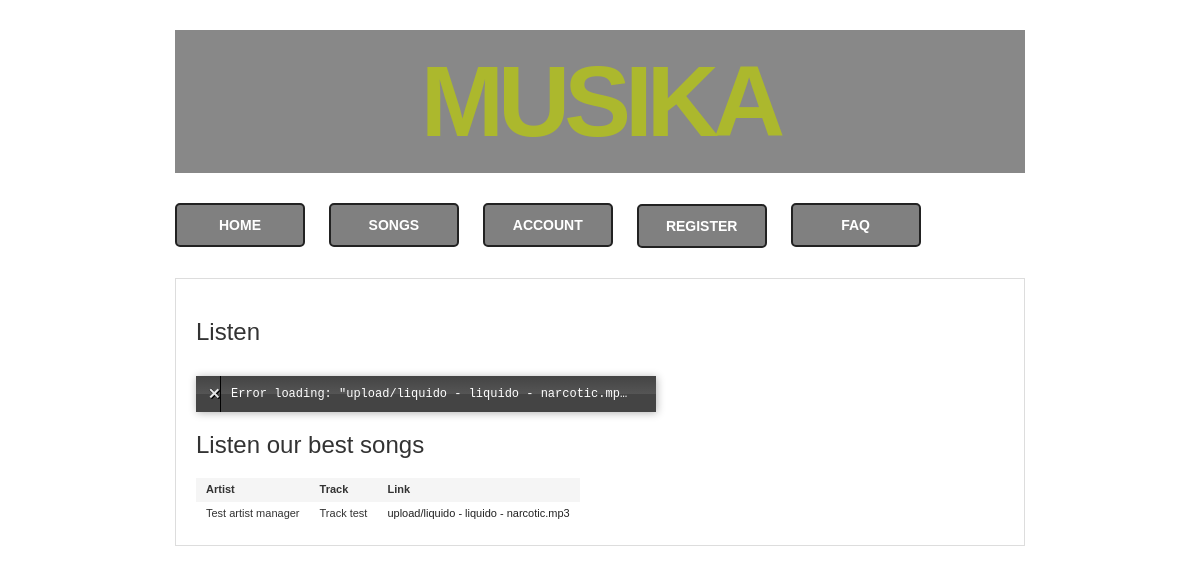
/songs, run on an earlier commit of the app's database.
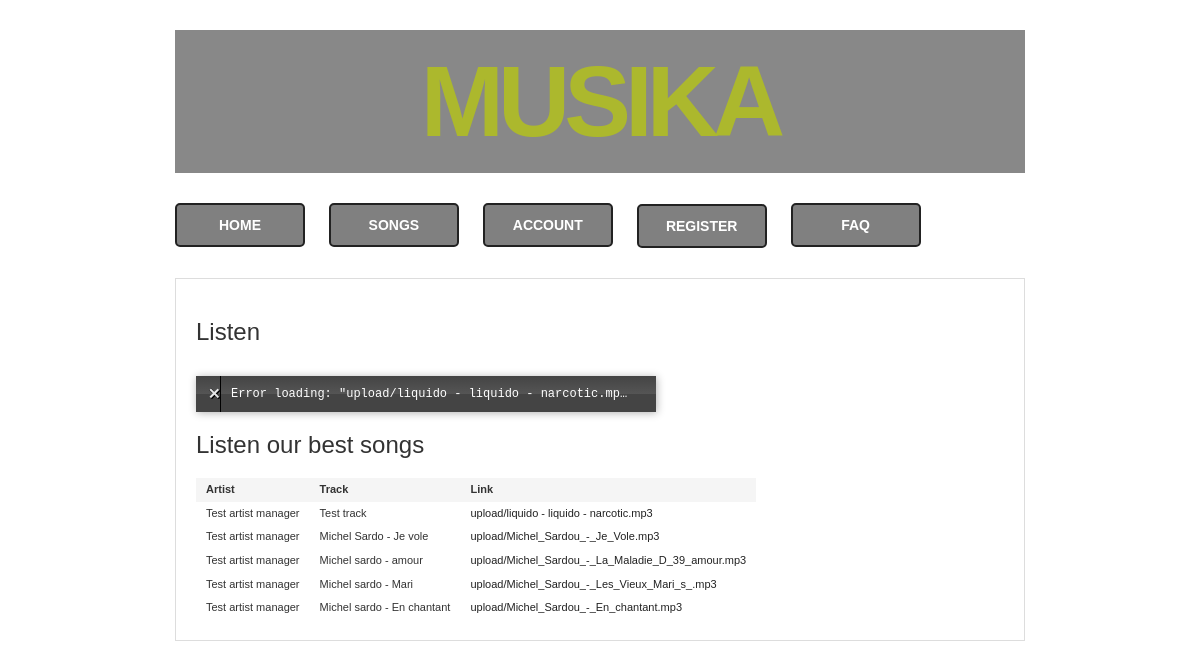
And on a later commit of the database.
### tables this page shows
CREATE TABLE IF NOT EXISTS `song` (
`id` int(11) NOT NULL,
  `userid` int(11) NOT NULL,
  `artist` text NOT NULL,
  `track` text NOT NULL,
  `link` text
);

### application/core/controller.php (called while the page is built, shortened)
<?php
class Controller
{
    function __construct()
    {
        $this->childController = strtolower(get_called_class());
    }
    private function openDatabaseConnection()
    {
        $options = array(\PDO::ATTR_DEFAULT_FETCH_MODE => \PDO::FETCH_OBJ, \PDO::ATTR_ERRMODE => \PDO::ERRMODE_WARNING);
        $this->db = new \PDO(DB_TYPE . ':host=' . DB_HOST . ';dbname=' . DB_NAME . ';charset=' . DB_CHARSET, DB_USER, DB_PASS, $options);
    }
    public function loadView()
    {
        $this->view = new View();
    }
}

### application/core/model.php (called while the page is built, shortened)
<?php
class Model
{
    function __construct($db)
    {
        try {
            $this->db = $db;
        } catch (PDOException $e) {
            exit('Database connection could not be established.');
        }
    }
    public function getAll($table, $cols=null, $userid = null)
    {
        if(is_array($cols)){
            $strcols =  implode(",", $cols);
            $sql = "SELECT {$strcols} FROM {$table}";
        }elseif(!is_array($cols) && $cols!= null){
            $sql = "SELECT {$cols} FROM {$table}";
        }else{
            $sql = "SELECT  *  FROM {$table}";
        }
        if($userid != null){
            $sql .= " WHERE userid = :userid ";
            $parameters = array(':userid' => $userid);
            $query = $this->db->prepare($sql);
            $query->execute($parameters);
        }else{
            $query = $this->db->prepare($sql);
            $query->execute();
        }
        return $query->fetchAll();
    }
}

### application/model/Song.php (called while the page is built, shortened)
<?php
class Song extends model {
    public function getAllSongs($userid = null){
        $songs = $this->getAll('song', array('id','userid' ,'artist', 'track', 'link'), $userid);
        return $songs;
    }
}

### application/controller/SongsController.php (called while the page is built, shortened)
<?php
class Songs extends Controller
{
    public function index()
    {
        $this->view->title = "Songs";
        $songModel = new Song($this->db);
        $this->view->songs = $songModel->getAllSongs();
        $this->view->amount_of_songs = $songModel->getAmountOfSong();
        $this->view->render('index.php');
    }
}

### public/index.php (called while the page is built, shortened)
<?php
$app = new Application();

### application/view/songs/index.php (the view, shortened to what this page needs)
<div class="container"   style=" width: 850px; margin: 30px auto">
    <div class="row">
        <div class="col-sm-12">
            <?php if(!empty($songs)){?>
            <h3>Listen</h3>
            <div>
                <br>
            </div>
            <?php }?>
        </div>
        <div class="col-sm-12">
            <h3>Listen our best songs</h3>
            <table>
                <thead style="background-color: #ddd; font-weight: bold;">
                <tr>
                    <td>Artist</td>
                    <td>Track</td>
                    <td>Link</td>
                </tr>
                </thead>
                <tbody>
                <?php if(!empty($songs)){?>
                    <?php foreach ($songs as $song) { ?>
                        <tr>
                            <td><?php if (isset($song->artist)) echo htmlspecialchars($song->artist, ENT_QUOTES, 'UTF-8'); ?></td>
                            <td><?php if (isset($song->track)) echo htmlspecialchars($song->track, ENT_QUOTES, 'UTF-8'); ?></td>
                            <td class="mangeplay">
                                <?php if (isset($song->link)) { ?>
                                    <a href="#" data-src="<?php echo htmlspecialchars($song->link, ENT_QUOTES, 'UTF-8'); ?>"><?php echo htmlspecialchars($song->link, ENT_QUOTES, 'UTF-8'); ?></a>
                                <?php } ?>
                            </td>
                        </tr>
                    <?php } ?>
                <?php } else {?>
                <?php }?>
                </tbody>
            </table>
        </div>
    </div>
</div>

### application/core/application.php (shortened to what this page needs)
<?php
class Application
{
    private $url_controller = null;
    private $url_action = null;
    private $url_params = array();
    public function __construct()
    {
        if (!$this->url_controller) {
            require APP . 'controller/HomeController.php';
            $page = new \Home();
            $page->index();
        } elseif (file_exists(APP . 'controller/' . ucfirst(strtolower($this->url_controller)) . 'Controller.php')) {
            require APP . 'controller/' . ucfirst(strtolower($this->url_controller)) . 'Controller.php';
            $this->url_controller = new $this->url_controller();
            if (method_exists($this->url_controller, $this->url_action)) {
                if (!empty($this->url_params)) {
                    call_user_func_array(array($this->url_controller, $this->url_action), $this->url_params);
                } else {
                    $this->url_controller->{$this->url_action}();
                }
            } else {
                if (strlen($this->url_action) == 0) {
                    $this->url_controller->index();
                }
                else {
                    header('location: ' . URL . 'error');
                }
            }
        } else {
            header('location: ' . URL . 'error');
        }
    }
    private function splitUrl()
    {
        if (isset($_GET['url'])) {
            $url = trim($_GET['url'], '/');
            $url = filter_var($url, FILTER_SANITIZE_URL);
            $url = explode('/', $url);
            $this->url_controller = isset($url[0]) ? $url[0] : null;
            $this->url_action = isset($url[1]) ? $url[1] : null;
            unset($url[0], $url[1]);
            $this->url_params = array_values($url);
        }
    }
}

### application/core/view.php (shortened to what this page needs)
<?php
class View {
    private $variables = array();
    private $template_dir = null;
    public function __set($name, $value)
    {
        $this->variables[$name] = $value;
    }
    public function render($file, $id = null)
    {
        echo $this->fetch($file, $id);
    }
    public function fetch($template_file, $id = null)
    {
        if (!empty($this->template_dir))
        {
            $template_file = realpath($this->template_dir) . '/' . $template_file;
        }
        $output = $this->getOutput($template_file);
        return isset($output) ? $output : false;
    }
    public function getOutput( $template_file )
    {
        extract( $this->variables );
        if (file_exists($template_file))
        {
            require APP . 'view/_templates/header.php';
            include($template_file);
            require APP . 'view/_templates/footer.php';
            $output = ob_get_contents();
        }
        else
        {
            throw new \Exception("The template file '$template_file' does not exist");
        }
        return !empty($output) ? $output : false;
    }
    public function setTemplateDir($dir)
    {
        $template_dir = realpath($dir);
        if (is_dir($template_dir))
        {
            $this->template_dir = $template_dir;
        }
        else
        {
            throw new \Exception("The template directory '$dir' does not exist");
        }
    }
}

### application/view/_templates/header.php (shortened to what this page needs)
<!DOCTYPE html>
<html lang="en" class="no-js">
<head>
    <link href="<?php echo URL; ?>css/bootstrap.css" rel="stylesheet">
    <link href="<?php echo URL; ?>css/style.css" rel="stylesheet">
</head>
<body>
   <div class="logo" align="center" style=" width: 850px;
                                            margin: 30px auto;
                                           background-color: #888888;
                                           color: #acb82d;
                                           font-family: Helvetica">
        MUSIKA <br>
   </div>
    <div class="navigation" align="left" style="width: 850px;
                                            margin: 30px auto; color: #222222">
        <a href="<?php echo URL; ?>" style="margin-right: 20px;
                                            border-radius: 5px;
                                            background: gray;
                                            width: 130px;
                                            text-align: center">
            home
        </a>
        <a href="<?php echo URL; ?>songs" style="margin-right: 20px;
                                                 border-radius: 5px;
                                                 background: gray;
                                                 width: 130px;
                                                 text-align: center">
            songs
        </a>
        <a href="<?php echo URL; ?>users" style="margin-right: 20px;
                                                 border-radius: 5px;
                                                 background: gray;
                                                 width: 130px;
                                                 text-align: center">
            Account
        </a>
        <a href="<?php echo URL; ?>/users/register" class="btn btn-primary" style="margin-right: 20px;
                                                 border-radius: 5px;
                                                 background: gray;
                                                 width: 130px;
                                                 text-align: center">
            Register
        </a>
        <a href="#" style="margin-right: 20px; border-radius: 5px; background: gray; width: 130px;  text-align: center">FAQ</a>
    </div>

### application/view/_templates/footer.php (shortened to what this page needs)
</body>
</html>

### public/css/style.css (style rules this page uses)
body { font-family: Arial; font-size: 14px; }
.logo { font-size: 100px; font-weight: bolder; letter-spacing: -6px; color: #222; margin: 20px 30px; }
.navigation { margin-left: 33px; }
.navigation a { display: inline-block; padding: 10px 15px; text-decoration: none; font-size: 14px; text-transform: uppercase; font-weight: bold; border: 2px solid #222; background: #222; color: #fff; }
.container { border: 1px solid #ddd; padding: 20px; margin: 33px; }
.container a { color: #222; }
.container table { font-size: 11px; margin-top: 20px; }
.container table thead td { background-color: #f5f5f5; padding: 4px 10px; }
.container table tbody td { padding: 4px 10px; }

What changed in the data, as far as the page shows it:
removed song: artist "Test artist manager", track "Track test", link "upload/liquido - liquido - narcotic.mp3"
added song: artist "Test artist manager", track "Test track", link "upload/liquido - liquido - narcotic.mp3"
added song: artist "Test artist manager", track "Michel Sardo - Je vole", link "upload/Michel_Sardou_-_Je_Vole.mp3"
added song: artist "Test artist manager", track "Michel sardo - amour", link "upload/Michel_Sardou_-_La_Maladie_D_39_amour.mp3"
added song: artist "Test artist manager", track "Michel sardo - Mari", link "upload/Michel_Sardou_-_Les_Vieux_Mari_s_.mp3"
added song: artist "Test artist manager", track "Michel sardo - En chantant", link "upload/Michel_Sardou_-_En_chantant.mp3"
